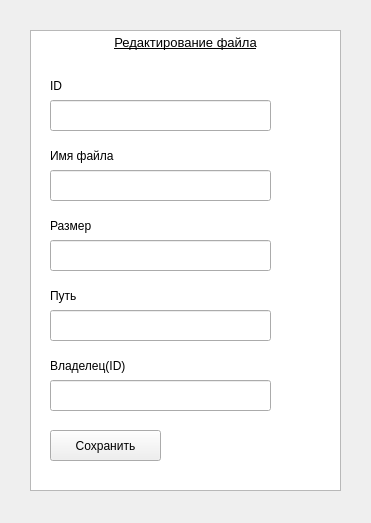
<?xml version="1.0" encoding="UTF-8"?>
<ui version="4.0">
 <class>FileEdit</class>
 <widget class="QWidget" name="FileEdit">
  <property name="geometry">
   <rect>
    <x>0</x>
    <y>0</y>
    <width>371</width>
    <height>523</height>
   </rect>
  </property>
  <property name="windowTitle">
   <string>Отредактировать</string>
  </property>
  <widget class="QLabel" name="labelOwnerEdit">
   <property name="geometry">
    <rect>
     <x>50</x>
     <y>350</y>
     <width>121</width>
     <height>31</height>
    </rect>
   </property>
   <property name="text">
    <string>Владелец(ID)</string>
   </property>
  </widget>
  <widget class="QPushButton" name="pushButtonFileEdit">
   <property name="geometry">
    <rect>
     <x>50</x>
     <y>430</y>
     <width>111</width>
     <height>31</height>
    </rect>
   </property>
   <property name="text">
    <string>Сохранить</string>
   </property>
  </widget>
  <widget class="QTextBrowser" name="textBrowserFileEdit">
   <property name="geometry">
    <rect>
     <x>30</x>
     <y>30</y>
     <width>311</width>
     <height>461</height>
    </rect>
   </property>
   <property name="html">
    <string>&lt;!DOCTYPE HTML PUBLIC &quot;-//W3C//DTD HTML 4.0//EN&quot; &quot;http://www.w3.org/TR/REC-html40/strict.dtd&quot;&gt;
&lt;html&gt;&lt;head&gt;&lt;meta name=&quot;qrichtext&quot; content=&quot;1&quot; /&gt;&lt;style type=&quot;text/css&quot;&gt;
p, li { white-space: pre-wrap; }
&lt;/style&gt;&lt;/head&gt;&lt;body style=&quot; font-family:'MS Shell Dlg 2'; font-size:7.8pt; font-weight:400; font-style:normal;&quot;&gt;
&lt;p align=&quot;center&quot; style=&quot; margin-top:0px; margin-bottom:0px; margin-left:0px; margin-right:0px; -qt-block-indent:0; text-indent:0px;&quot;&gt;&lt;span style=&quot; font-size:10pt; text-decoration: underline;&quot;&gt;Редактирование файла&lt;/span&gt;&lt;/p&gt;&lt;/body&gt;&lt;/html&gt;</string>
   </property>
  </widget>
  <widget class="QLabel" name="labelLocationEdit">
   <property name="geometry">
    <rect>
     <x>50</x>
     <y>280</y>
     <width>101</width>
     <height>31</height>
    </rect>
   </property>
   <property name="text">
    <string>Путь</string>
   </property>
  </widget>
  <widget class="QLabel" name="labelNameEdit">
   <property name="geometry">
    <rect>
     <x>50</x>
     <y>140</y>
     <width>81</width>
     <height>31</height>
    </rect>
   </property>
   <property name="text">
    <string>Имя файла</string>
   </property>
  </widget>
  <widget class="QLabel" name="labelSizeEdit">
   <property name="geometry">
    <rect>
     <x>50</x>
     <y>210</y>
     <width>101</width>
     <height>31</height>
    </rect>
   </property>
   <property name="text">
    <string>Размер</string>
   </property>
  </widget>
  <widget class="QLabel" name="labelIdFileEdit">
   <property name="geometry">
    <rect>
     <x>50</x>
     <y>70</y>
     <width>81</width>
     <height>31</height>
    </rect>
   </property>
   <property name="text">
    <string>ID</string>
   </property>
  </widget>
  <widget class="QLineEdit" name="lineEditLocationEdit">
   <property name="geometry">
    <rect>
     <x>50</x>
     <y>310</y>
     <width>221</width>
     <height>31</height>
    </rect>
   </property>
  </widget>
  <widget class="QLineEdit" name="lineEditOwnerEdit">
   <property name="geometry">
    <rect>
     <x>50</x>
     <y>380</y>
     <width>221</width>
     <height>31</height>
    </rect>
   </property>
  </widget>
  <widget class="QLineEdit" name="lineEditNameEdit">
   <property name="geometry">
    <rect>
     <x>50</x>
     <y>170</y>
     <width>221</width>
     <height>31</height>
    </rect>
   </property>
  </widget>
  <widget class="QLineEdit" name="lineEditSizeEdit">
   <property name="geometry">
    <rect>
     <x>50</x>
     <y>240</y>
     <width>221</width>
     <height>31</height>
    </rect>
   </property>
  </widget>
  <widget class="QLineEdit" name="lineEditIdFileEdit">
   <property name="geometry">
    <rect>
     <x>50</x>
     <y>100</y>
     <width>221</width>
     <height>31</height>
    </rect>
   </property>
  </widget>
  <zorder>textBrowserFileEdit</zorder>
  <zorder>labelOwnerEdit</zorder>
  <zorder>pushButtonFileEdit</zorder>
  <zorder>labelLocationEdit</zorder>
  <zorder>labelNameEdit</zorder>
  <zorder>labelSizeEdit</zorder>
  <zorder>labelIdFileEdit</zorder>
  <zorder>lineEditLocationEdit</zorder>
  <zorder>lineEditOwnerEdit</zorder>
  <zorder>lineEditNameEdit</zorder>
  <zorder>lineEditSizeEdit</zorder>
  <zorder>lineEditIdFileEdit</zorder>
 </widget>
 <resources/>
 <connections/>
</ui>
